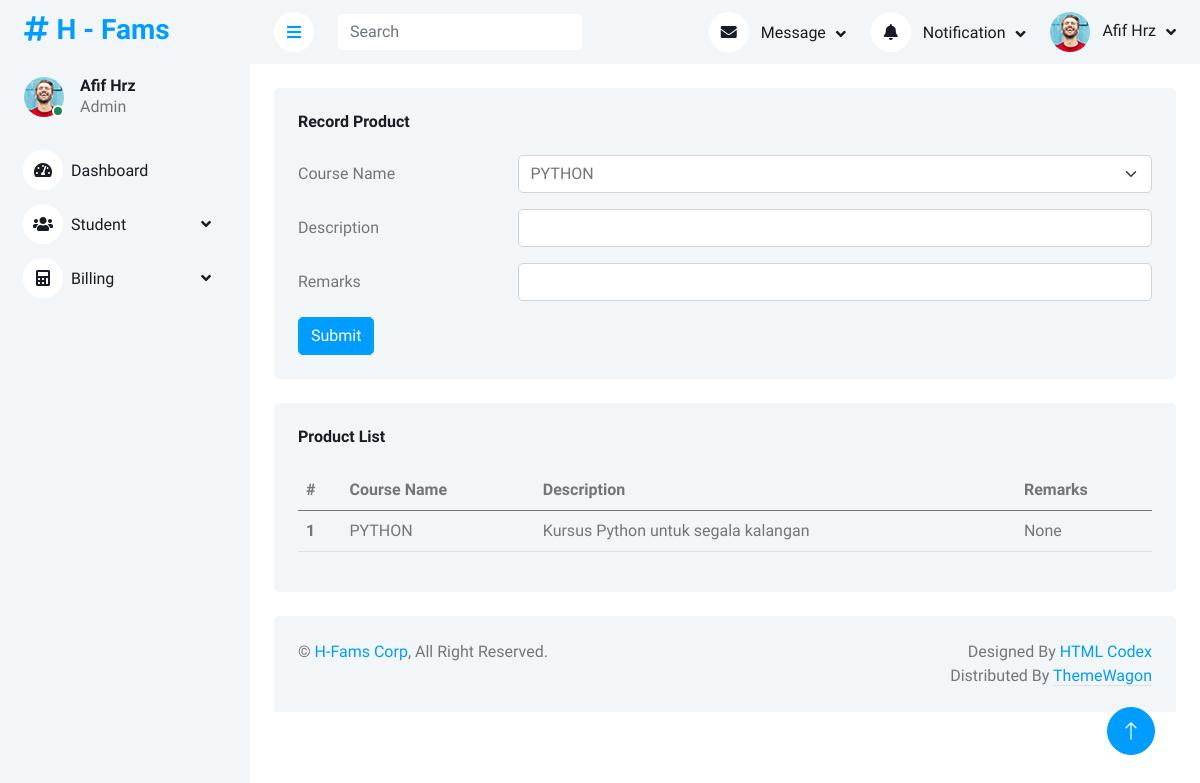
/product/createproduct/, run on an earlier commit of the app's database.
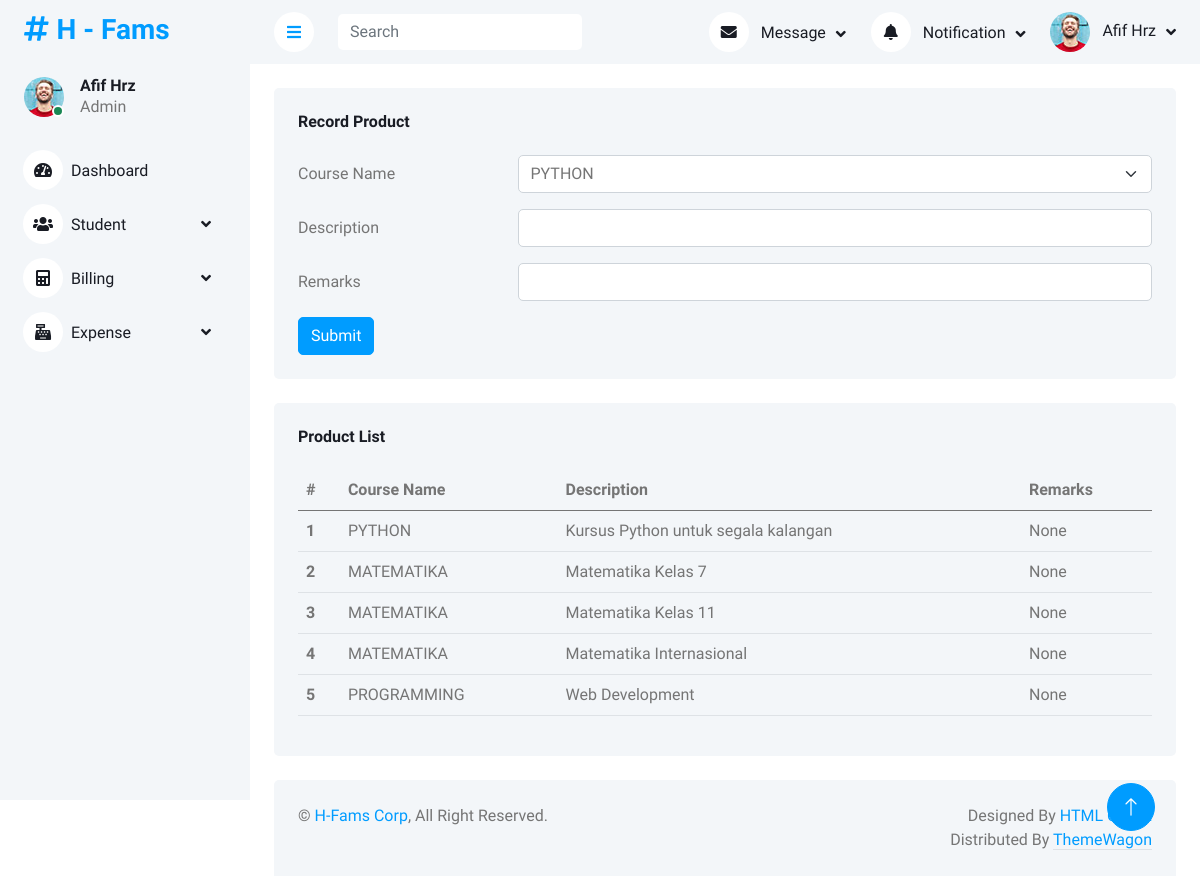
And on a later commit of the database.
### dashboard/models.py (models this page shows)
class admin_mst_module(models.Model):
    modulename = models.CharField(max_length=30, db_column="MODULENAME")
    pagename = models.CharField(max_length=30, db_column="PAGENAME")
    created_by = models.CharField(max_length=30, db_column="CREATED_BY")
    date_created = models.DateField(default=datetime.date.today, blank=True, db_column="DATE_CREATED")
    modified_by = models.CharField(max_length=30, blank=True, null=True, db_column="MODIFIED_BY")
    date_modified = models.DateField(blank=True, null=True, db_column="DATE_MODIFIED")
    adm_mst_id = models.IntegerField(blank=True, null=True, db_column="ADM_MST_MODULE_ID")
    validstatus = models.IntegerField(blank=True, null=True, db_column="VALIDSTATUS")
    ordernumber = models.IntegerField(db_column="ORDERNUMBER")
    levelnumber = models.IntegerField(blank=True, null=True, db_column="LEVELNUMBER")
    moduleurl = models.CharField(max_length=30, blank=True, null=True, db_column="MODULEURL")
    moduleicon = models.CharField(max_length=30, blank=True, null=True, db_column="MODULEICON")
    moduleclass = models.CharField(max_length=30, blank=True, null=True, db_column="MODULECLASS")
    application = models.CharField(max_length=30, db_column="APPLICATION")
    class Meta:
        db_table = 'ADM_MST_MODULE'

### product/models.py (models this page shows)
class prd_mst(models.Model):
    course_name = models.CharField(max_length=30, db_column="COURSE_NAME")
    description = models.CharField(max_length=30, db_column="DESCRIPTION")
    validuntil = models.DateField(blank=True, null=True, db_column="VALID_UNTIL")
    remarks = models.CharField(max_length=30, blank=True, null=True, db_column="REMARKS")
    date_created = models.DateField(default=datetime.date.today, blank=True, db_column="DATE_CREATED")
    created_by = models.CharField(max_length=30, db_column="CREATED_BY")
    date_modified = models.DateField(blank=True, null=True, db_column="DATE_MODIFIED")
    modified_by = models.CharField(max_length=30, blank=True, null=True, db_column="MODIFIED_BY")
    class Meta:
        db_table = 'PRD_MST'

### product/views.py (the view, shortened to what this page needs)
# urls.py: path('createproduct/', views.createproduct_view, name='createproduct'),
@csrf_protect
def createproduct_view(request):
    datamst = prd_mst.objects.filter(validuntil__isnull=True)
    context = {
        'title':'H - Product Record',
        'dashboard_active':'Product',
        'datamst':datamst
        }
    return render(request, 'product/createproduct_view.html', context)

### product/templates/product/createproduct_view.html (shortened to what this page needs)
{% extends 'base_site.html' %}
{% load static %}
{% block content %}
<div class="container-fluid pt-4 px-4">
    <div class="row g-4">
        <form action="/product/createproduct/" method="post">{% csrf_token %}
            <div class="col-sm-12 col-xl-12">
                <div class="bg-light rounded h-100 p-4">
                    <h6 class="mb-4">Record Product</h6>
                        <div class="row mb-3">
                            <label for="inputNameCourse" class="col-sm-3 col-form-label">Course Name</label>
                            <div class="col-sm-9">
                                <select class="form-select" id="inputNameCourse" name="inputNameCourse" required=True>
                                    <option value="PYTHON">PYTHON</option>
                                </select>
                            </div>
                        </div>
                        <div class="row mb-3">
                            <label for="inputDescription" class="col-sm-3 col-form-label">Description</label>
                            <div class="col-sm-9">
                                <input type="text" class="form-control" id="inputDescription" name="inputDescription" required=True>
                            </div>
                        </div>
                        <div class="row mb-3">
                            <label for="inputRemarks" class="col-sm-3 col-form-label">Remarks</label>
                            <div class="col-sm-9">
                                <input type="text" class="form-control" id="inputRemarks" name="inputRemarks">
                            </div>
                        </div>
                        <button type="submit" class="btn btn-primary">Submit</button>
                </div>
            </div>
        </form>
        <div class="col-sm-12 col-xl-12">
            <div class="bg-light rounded h-100 p-4">
                <h6 class="mb-4">Product List</h6>
                <table class="table table-hover">
                    <thead>
                        <tr>
                            <th scope="col">#</th>
                            <th scope="col">Course Name</th>
                            <th scope="col">Description</th>
                            <th scope="col">Remarks</th>
                        </tr>
                    </thead>
                    <tbody>
                        {% for data in datamst %}
                        <tr>
                            <th scope="row">{{forloop.counter}}</th>
                            <td>{{data.course_name}}</td>
                            <td>{{data.description}}</td>
                            <td>{{data.remarks}}</td>
                        </tr>
                        {% endfor %}
                    </tbody>
                </table>
            </div>
        </div>
    </div>
</div>
{% endblock content %}

### templates/base_site.html (shortened to what the changed rows need)
{% load static %}
{% load custom_tags %}
<!DOCTYPE html>
<html lang="en">
<head>
    <link href="https://cdnjs.cloudflare.com/ajax/libs/font-awesome/5.10.0/css/all.min.css" rel="stylesheet">
    <link href="https://cdn.jsdelivr.net/npm/bootstrap-icons@1.4.1/font/bootstrap-icons.css" rel="stylesheet">
    <link href={% static "lib/owlcarousel/assets/owl.carousel.min.css" %} rel="stylesheet">
    <link href={% static "lib/tempusdominus/css/tempusdominus-bootstrap-4.min.css" %} rel="stylesheet" />
    <link href={% static "css/bootstrap.min.css" %} rel="stylesheet">
    <link href={% static "css/style.css" %} rel="stylesheet">
</head>
<body>
    <div class="container-xxl position-relative bg-white d-flex p-0">
        <div class="sidebar pe-4 pb-3">
            <nav class="navbar bg-light navbar-light">
                <div class="navbar-nav w-100">
                    {% autoescape off %}
                    {% loop_module dashboard_active %}
                    {% endautoescape %}
                </div>
            </nav>
        </div>
        <div class="content">
            {% block content %}
            {% endblock content %}
        </div>
    </div>
</body>
</html>

What changed in the data, as far as the page shows it:
computed for admin_mst_module: id+MODULENAME+MODULEURL "Dashboard Student Billing" → "Dashboard Student Billing Expense"
added prd_mst: course_name "MATEMATIKA", description "Matematika Kelas 7", remarks "None"
added prd_mst: course_name "MATEMATIKA", description "Matematika Kelas 11", remarks "None"
added prd_mst: course_name "MATEMATIKA", description "Matematika Internasional", remarks "None"
added prd_mst: course_name "PROGRAMMING", description "Web Development", remarks "None"
